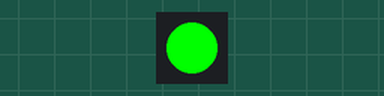
The program below on a simulated Pycom board running MicroPython. Shown: 1 RGB LEDs in strip order, left to right. No radio messages arrive unless stated (any console line starting 'radio sent:' is added by the test bench); the LoRaWAN join succeeds after 3 s and a send takes 0.1 s; what the program prints to the serial console is not drawn.

Above: at 4.35 s.
At 9.4 s:
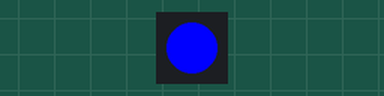
Timing chart, 0 to 17.3 s (numbered marks = the images above):
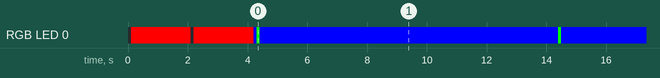

The program:

loraExample.py
```python
import binascii
import pycom
import socket
import time
from network import LoRa

# Colors
off = 0x000000
red = 0xff0000
green = 0x00ff00
blue = 0x0000ff

# Turn off heartbeat LED
pycom.heartbeat(False)

# Initialize LoRaWAN radio
lora = LoRa(mode=LoRa.LORAWAN)

# Set network keys
app_eui = binascii.unhexlify('70B3D57EF0003F19')
app_key = binascii.unhexlify('D8A9DA1AA1F1D4637FE42344038F6CBA')

# Join the network
lora.join(activation=LoRa.OTAA, auth=(app_eui, app_key), timeout=0)
pycom.rgbled(red)

# Loop until joined
while not lora.has_joined():
    print('Not joined yet...')
    pycom.rgbled(off)
    time.sleep(0.1)
    pycom.rgbled(red)
    time.sleep(2)

print('Joined')
pycom.rgbled(blue)

s = socket.socket(socket.AF_LORA, socket.SOCK_RAW)
s.setsockopt(socket.SOL_LORA, socket.SO_DR, 5)
s.setblocking(True)

i = 0
while True:
    count = s.send(bytes([i % 256]))
    print('Sent %s bytes' % count)
    pycom.rgbled(green)
    time.sleep(0.1)
    pycom.rgbled(blue)
    time.sleep(9.9)
    i += 1
```

Measured:
- by itself, RGB LED 0: off → RGB(255, 0, 0) at 0.10 s, → off 2.0 s later, → RGB(255, 0, 0) 0.10 s later, → RGB(0, 0, 255) 2.0 s later, … (12 changes in this stretch)
